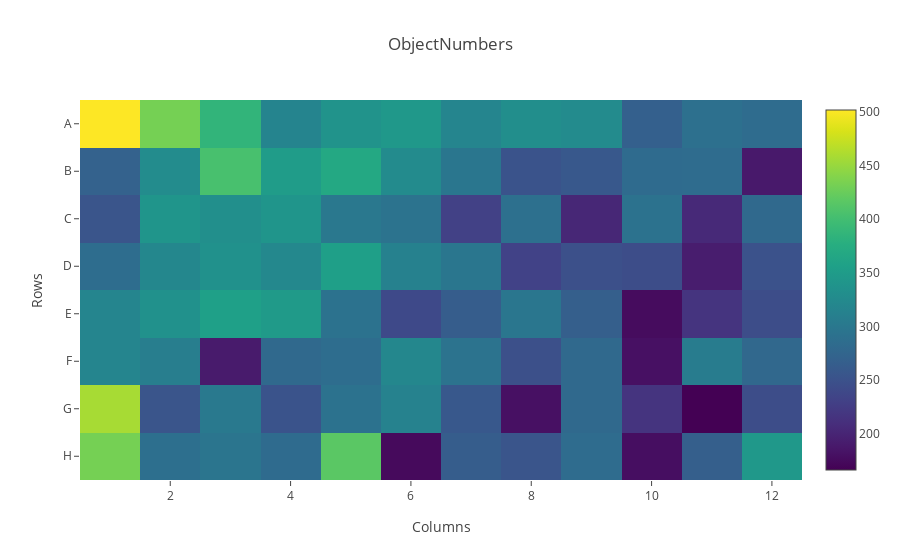

Source (notebook cell):
### Code cell
plotly.offline.init_notebook_mode(connected=True)
plotly.offline.iplot(fig, filename='basic-heatmap')

### Figure 1 — Plotly figure (JSON) as saved in the notebook; plotly's stock layout.template omitted (floating-point values rounded to 4 significant figures)
{"data": [{"colorscale": "Viridis", "type": "heatmap", "x": ["1", "2", "3", "4", "5", "6", "7", "8", "9", "10", "11", "12"], "y": ["A", "B", "C", "D", "E", "F", "G", "H"], "z": [[502, 432, 386, 316, 338, 344, 318, 330, 326, 268, 290, 284], [270, 328, 404, 350, 368, 326, 298, 252, 258, 282, 284, 188], [254, 340, 332, 340, 300, 294, 230, 290, 202, 292, 204, 280], [286, 320, 334, 322, 354, 312, 298, 232, 248, 244, 192, 250], [318, 334, 356, 348, 292, 240, 264, 298, 266, 176, 216, 244], [318, 308, 190, 280, 286, 320, 294, 248, 280, 180, 306, 278], [458, 254, 302, 252, 292, 314, 258, 180, 280, 216, 166, 244], [432, 288, 296, 282, 416, 174, 264, 254, 284, 178, 266, 344]]}], "layout": {"autosize": true, "title": "ObjectNumbers", "xaxis": {"gridwidth": 5, "nticks": 12, "scaleanchor": "y", "scaleratio": 0.1, "showgrid": true, "title": "Columns"}, "yaxis": {"autorange": "reversed", "gridwidth": 5, "nticks": 8, "scaleanchor": "x", "scaleratio": 0.1, "showgrid": true, "title": "Rows"}}}
